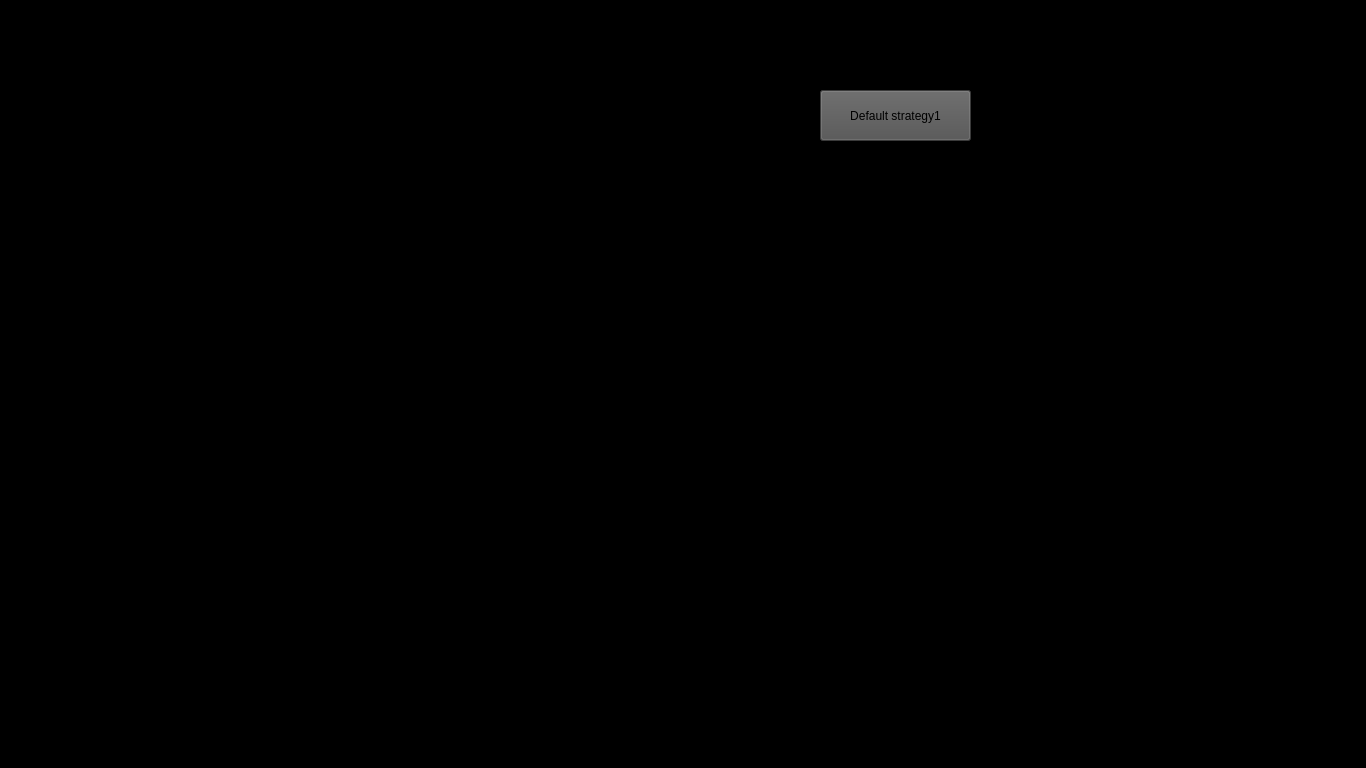
<?xml version="1.0" encoding="UTF-8"?>
<ui version="4.0">
 <class>strategiesMenu</class>
 <widget class="QWidget" name="strategiesMenu">
  <property name="geometry">
   <rect>
    <x>0</x>
    <y>0</y>
    <width>1366</width>
    <height>768</height>
   </rect>
  </property>
  <property name="windowTitle">
   <string>Form</string>
  </property>
  <property name="styleSheet">
   <string notr="true">background-color: rgb(0, 0, 0);</string>
  </property>
  <widget class="QPushButton" name="pushButton">
   <property name="geometry">
    <rect>
     <x>820</x>
     <y>90</y>
     <width>151</width>
     <height>51</height>
    </rect>
   </property>
   <property name="styleSheet">
    <string notr="true">background-color: rgb(81, 81, 81);</string>
   </property>
   <property name="text">
    <string>Default strategy1</string>
   </property>
  </widget>
 </widget>
 <resources/>
 <connections/>
</ui>
